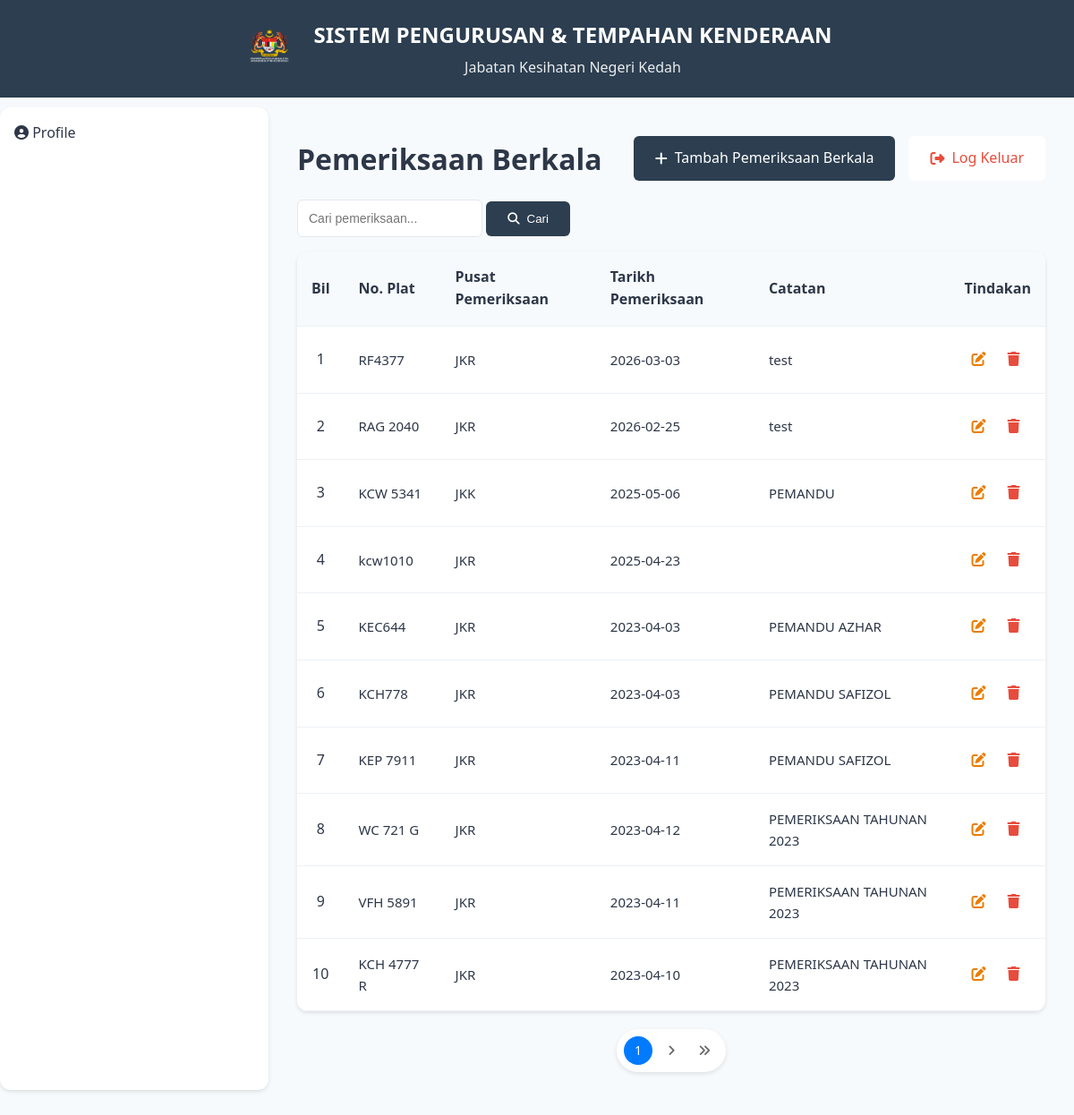
Page /Pemeriksaan_Berkala.php on the committed database.
### tables this page shows
CREATE TABLE `tpemeriksaan_berkala` (
  `id` int NOT NULL AUTO_INCREMENT,
  `no_plat` varchar(20) NOT NULL,
  `pusat_pemeriksaan` varchar(100) NOT NULL,
  `tarikh_pemeriksaan` date NOT NULL,
  `catatan` text,
  `created_at` timestamp NOT NULL DEFAULT CURRENT_TIMESTAMP,
  PRIMARY KEY (`id`)
);

### tempahanKenderaan.php (called while the page is built, shortened)
<?php
require 'config.php';
?>
                            <?php
                            $tujuanQuery = "SELECT * FROM ttempah_tujuan ORDER BY tujuan_perjalanan ASC";
                            $tujuanResult = $conn->query($tujuanQuery);
                            ?>
                            <?php
                            $negeriQuery = "SELECT * FROM tnegeri ORDER BY negeri ASC";
                            $negeriResult = $conn->query($negeriQuery);
                            ?>
                            <?php
                            $kenderaanQuery = "SELECT * FROM ttempah_jenis ORDER BY jenis_kenderaan ASC";
                            $kenderaanResult = $conn->query($kenderaanQuery);
                            ?>

### Pemeriksaan_Berkala.php (the view, shortened to what this page needs)
<?php
require 'config.php';
$search = isset($_GET['search']) ? $_GET['search'] : '';
$items_per_page = 10;
$page = isset($_GET['page']) && is_numeric($_GET['page']) ? (int)$_GET['page'] : 1;
$offset = ($page - 1) * $items_per_page;
$count_sql = "SELECT COUNT(*) as total FROM tpemeriksaan_berkala";
$count_stmt = $conn->prepare($count_sql);
$count_stmt->execute();
$total_result = $count_stmt->get_result();
$total_rows = $total_result->fetch_assoc()['total'];
$total_pages = ceil($total_rows / $items_per_page);
$sql = "SELECT * FROM tpemeriksaan_berkala";
$sql .= " ORDER BY id DESC LIMIT ? OFFSET ?";
$stmt = $conn->prepare($sql);
if (!empty($search)) {
    $search_param = "%$search%";
    $stmt->bind_param("sssii", $search_param, $search_param, $search_param, $items_per_page, $offset);
} else {
    $stmt->bind_param("ii", $items_per_page, $offset);
}
$stmt->execute();
$result = $stmt->get_result();
$pemeriksaan = $result->fetch_all(MYSQLI_ASSOC);
?>
<!DOCTYPE html>
<html lang="en">
<head>
    <link rel="stylesheet" href="https://cdnjs.cloudflare.com/ajax/libs/font-awesome/6.4.2/css/all.min.css" />
    <link rel="stylesheet" href="CSS/STK.css" />
    <link rel="stylesheet" href="CSS/layout.css">
    <link href="https://cdn.jsdelivr.net/npm/sweetalert2@11/dist/sweetalert2.min.css" rel="stylesheet" />
</head>
<body>
    <?= include 'dashboard.php' ?>
    <div class="dashboard">
        <div class="main-content">
            <div class="welcome-header" style="margin-top: -26px;">
                <h1 class="welcome-text">Pemeriksaan Berkala</h1>
                <div class="left-actions">
                <a href="#" onclick="openAddModal()" class="btn btn-primary">
                    <i class="fas fa-plus"></i>
                    Tambah Pemeriksaan Berkala
                </a>
                 <a href="#" onclick="handleLogout()" class="btn btn-logout">
                        <i class="fas fa-sign-out-alt"></i> Log Keluar
                    </a>
                    </div>
            </div>
            <form class="search-field" method="GET">
                <div class="search-grid2">
                    <input type="text" class="search-input" name="search"
                        placeholder="Cari pemeriksaan...">
                    <button type="submit" class="btn btn-primary">
                        <i class="fas fa-search"></i>
                        Cari
                    </button>
                </div>
            </form>
            <div class="table-container">
                <table class="custom-table">
                    <thead>
                        <tr>
                            <th style="text-align: center;">Bil</th>
                            <th>No. Plat</th>
                            <th>Pusat Pemeriksaan</th>
                            <th>Tarikh Pemeriksaan</th>
                            <th>Catatan</th>
                            <th>Tindakan</th>
                        </tr>
                    </thead>
                    <tbody>
                        <?php
                        $counter = ($page - 1) * $items_per_page + 1;
                        foreach ($pemeriksaan as $row):
                        ?>
                            <tr>
                                <td style="text-align: center;"><?= $counter++ ?></td>
                                <td style="font-size: 15px;"><?= htmlspecialchars($row['no_plat']) ?></td>
                                <td style="font-size: 15px;"><?= htmlspecialchars($row['pusat_pemeriksaan']) ?></td>
                                <td style="font-size: 15px;"><?= htmlspecialchars($row['tarikh_pemeriksaan']) ?></td>
                                <td style="font-size: 15px;"><?= htmlspecialchars($row['catatan']) ?></td>
                                <td class="action-buttons">
                                    <div class="action-cell">
                                        <a
                                            href="#"
                                            onclick="openEditModal(<?= $row['id'] ?>)"
                                            class="action-btn edit-btn"
                                            data-id="<?= $row['id'] ?>"
                                            title="Edit">
                                            <i class="fas fa-edit" style="color: #eb7d00;"></i>
                                        </a>
                                        <a
                                            href="#"
                                            onclick="deletePemeriksaan(<?= $row['id'] ?>, '<?= htmlspecialchars($row['no_plat']) ?>')"
                                            class="action-btn delete-btn"
                                            data-id="<?= $row['id'] ?>"
                                            data-plat="<?= htmlspecialchars($row['no_plat']) ?>"
                                            title="Padam">
                                            <i class="fas fa-trash" style="color: #E74C3C;"></i>
                                        </a>
                                    </div>
                                </td>
                            </tr>
                        <?php endforeach; ?>
                    </tbody>
                </table>
            </div>
            <div class="pagination-container">
                <div class="pagination">
                    <a href="?page=<?= $page ?><?= !empty($search) ? '&search=' . urlencode($search) : '' ?>"
                        class="page-link active">
                        <?= $page ?>
                    </a>
                    <?php if ($page < $total_pages): ?>
                        <a href="?page=<?= $page + 1 ?><?= !empty($search) ? '&search=' . urlencode($search) : '' ?>"
                            class="page-link page-nav" title="Seterusnya">
                            <i class="fas fa-angle-right"></i>
                        </a>
                        <a href="?page=<?= $total_pages ?><?= !empty($search) ? '&search=' . urlencode($search) : '' ?>"
                            class="page-link page-nav" title="Muka Terakhir">
                            <i class="fas fa-angle-double-right"></i>
                        </a>
                    <?php endif; ?>
                </div>
            </div>
        </div>
    </div>
</body>
</html>

### dashboard.php (shortened to what this page needs)
<?php
require 'config.php';
?>
<div class="header">
    <div class="logo-container">
        <img src="IMG/logo jkn.png" alt="JKN Logo" class="logo" />
    </div>
    <div class="header-text">
        <h1>SISTEM PENGURUSAN & TEMPAHAN KENDERAAN</h1>
        <p>Jabatan Kesihatan Negeri Kedah</p>
    </div>
</div>
<nav class="nav-container">
    <div class="dropdown">
                    <i class="fas fa-user-circle"></i>
                    Profile
</nav>
<?php include 'tempahanKenderaan.php' ?>

### CSS/STK.css (style rules this page uses)
:root { --primary-color: #2c3e50; --secondary-color: #3498db; --accent-color: #1abc9c; --danger-color: #e74c3c; --warning-color: #f1c40f; --success-color: #2ecc71; --gray-100: #f7fafc; --gray-200: #edf2f7; --gray-300: #e2e8f0; --gray-600: #718096; --gray-800: #2d3748; }
* { margin: 0; padding: 0; box-sizing: border-box; }
body { font-family: "Segoe UI", system-ui, -apple-system, sans-serif; background-color: var(--gray-100); color: var(--gray-800); line-height: 1.6; }
.dashboard { margin-top: 120px; margin-left: 300px; padding: 2rem; max-width: calc(100% - 250px); }
.nav-container { background: white; padding: 1rem; border-radius: 12px; box-shadow: 0 2px 4px rgba(0, 0, 0, 0.1); margin-bottom: 2rem; width: 300px; position: fixed; left: 0; top: 120px; bottom: 0; overflow-y: auto; }
.dropdown { margin-bottom: 0.5rem; position: relative; }
.header { position: fixed; top: 0; left: 0; right: 0; z-index: 1000; }
.dashboard { margin-top: 120px; min-height: calc(100vh - 120px); }
.search-field { display: flex ; flex-direction: column; justify-content: flex-end; gap: 0.5rem; }
.search-field input, .search-field select { padding: 0.75rem; border: 1px solid var(--gray-300); border-radius: 6px; font-size: 0.875rem; transition: all 0.2s ease; }
.btn { padding: 0.75rem 1.5rem; border-radius: 6px; font-weight: 500; text-decoration: none; display: inline-flex; align-items: center; gap: 0.5rem; transition: all 0.2s ease; border: none; cursor: pointer; }
.btn-primary { background: var(--primary-color); color: white; }
.btn-logout { background: white; color: var(--danger-color) }
.table-container { background: white; border-radius: 12px; box-shadow: 0 2px 4px rgba(0, 0, 0, 0.1); overflow: hidden; }
.custom-table { width: 100%; border-collapse: collapse; }
.custom-table th, .custom-table td { padding: 1rem; text-align: left; border-bottom: 1px solid var(--gray-200); }
.custom-table th { background: var(--gray-100); font-weight: 600; color: var(--gray-800); }
.action-cell { display: flex; gap: 0.5rem; }
.action-btn { padding: 0.5rem; border-radius: 6px; color: var(--gray-600); transition: all 0.2s ease; }
.pagination { display: flex; align-items: center; gap: 5px; padding: 8px; background: white !important; box-shadow: 0 2px 5px rgba(0, 0, 0, 0.1) !important; border-radius: 50px !important; }
.page-link { display: flex; align-items: center; justify-content: center; width: 32px !important; height: 32px !important; text-decoration: none; color: #666 !important; border-radius: 50%; font-size: 14px; transition: all 0.3s ease; min-width: unset !important; padding: 0 !important; background: none !important; }
.page-link.active { background-color: #007bff !important; color: white !important; font-weight: 500; }
.page-nav { color: #666 !important; background: none !important; }
.pagination-container { display: flex; justify-content: center; margin: 20px 0; }
.header { display: flex; align-items: center; justify-content: center; background: var(--primary-color); color: white; padding: 20px 0; margin-bottom: 2rem; }
.logo-container { margin-right: 20px; }
.logo { width: 60px; height: 60px; border-radius: 50%; object-fit: cover; }
.header-text { text-align: center; }
.header h1 { margin: 0; font-size: 24px; font-weight: 600; }
.header p { margin: 5px 0 0; font-size: 16px; opacity: 0.9; }

### CSS/layout.css (style rules this page uses)
.welcome-header { display: flex; align-items: center; justify-content: space-between; margin-bottom: 20px; }
.left-actions { display: flex; align-items: center; gap: 15px; }
.search-grid2 { justify-content: flex-end; gap: 10px; margin-bottom: 1rem; }

### rows in the picture
tpemeriksaan_berkala: no_plat "RF4377", pusat_pemeriksaan "JKR", tarikh_pemeriksaan "2026-03-03", catatan "test"
tpemeriksaan_berkala: no_plat "RAG 2040", pusat_pemeriksaan "JKR", tarikh_pemeriksaan "2026-02-25", catatan "test"
tpemeriksaan_berkala: no_plat "KCW 5341", pusat_pemeriksaan "JKK", tarikh_pemeriksaan "2025-05-06", catatan "PEMANDU"
tpemeriksaan_berkala: no_plat "kcw1010", pusat_pemeriksaan "JKR", tarikh_pemeriksaan "2025-04-23"
tpemeriksaan_berkala: no_plat "KEC644", pusat_pemeriksaan "JKR", tarikh_pemeriksaan "2023-04-03", catatan "PEMANDU AZHAR"
tpemeriksaan_berkala: no_plat "KCH778", pusat_pemeriksaan "JKR", tarikh_pemeriksaan "2023-04-03", catatan "PEMANDU SAFIZOL"
tpemeriksaan_berkala: no_plat "KEP 7911", pusat_pemeriksaan "JKR", tarikh_pemeriksaan "2023-04-11", catatan "PEMANDU SAFIZOL"
tpemeriksaan_berkala: no_plat "WC 721 G", pusat_pemeriksaan "JKR", tarikh_pemeriksaan "2023-04-12", catatan "PEMERIKSAAN TAHUNAN 2023"
tpemeriksaan_berkala: no_plat "VFH 5891", pusat_pemeriksaan "JKR", tarikh_pemeriksaan "2023-04-11", catatan "PEMERIKSAAN TAHUNAN 2023"
tpemeriksaan_berkala: no_plat "KCH 4777 R", pusat_pemeriksaan "JKR", tarikh_pemeriksaan "2023-04-10", catatan "PEMERIKSAAN TAHUNAN 2023"

### other values in the picture
$page "1"
